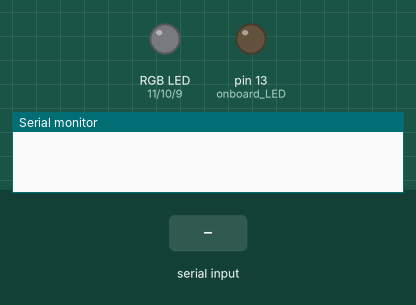
Bench run of a sketch on a simulated Arduino Uno, built with avr-gcc and run on an emulated ATmega328P. Shown: an RGB LED mixed from three pins (HIGH = lit), output pins drawn as LEDs (lit = HIGH), the last lines printed to the serial monitor. The test bench sets the inputs (shaded band). Dim RGB values are drawn brighter than linear.

Above: at 1.2 s.
1.3 s: "1" received over Serial
At 3.5 s:
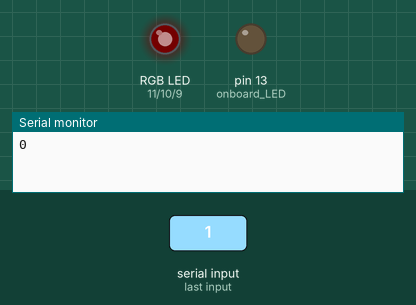
3.8 s: "1" received over the second serial link
At 5.3 s:
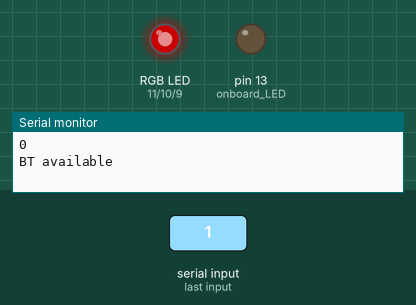
6.2 s: "90,45\n" received over Serial
At 8.4 s:
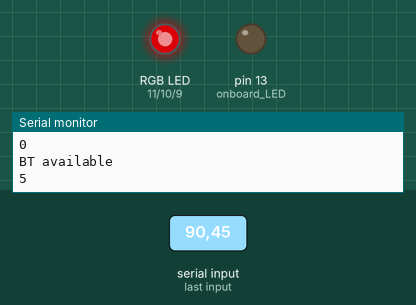
8.7 s: "30,150\n" received over the second serial link
At 10.3 s:
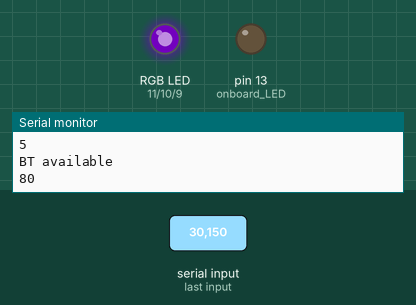
11.2 s: "90\n" received over Serial
At 13.4 s:
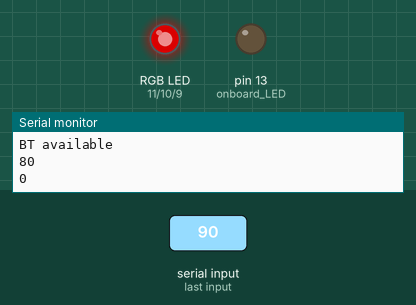
13.7 s: "30,150\n" received over Serial
At 15.5 s:
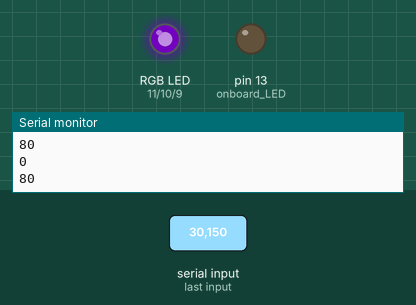
Timing chart, 0 to 17.0 s (numbered marks = the images above; inputs shaded):
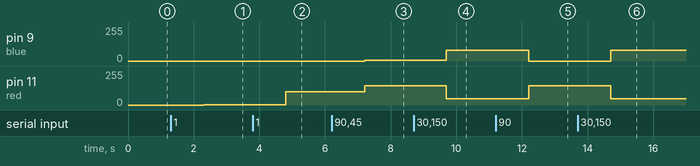

Measured:
- after the input at 1.3 s, pin 11 (red): 0/255 → 1/255 after 1.0 s
- after the input at 3.8 s, pin 11 (red): 1/255 → 100/255 after 1.0 s
- after the input at 6.2 s, pin 9 (blue): 0/255 → 5/255 after 1.0 s; pin 11 (red): 100/255 → 144/255 after 1.0 s
- after the input at 8.7 s, pin 9 (blue): 5/255 → 80/255 after 1.0 s; pin 11 (red): 144/255 → 48/255 after 1.0 s
- after the input at 11.2 s, pin 9 (blue): 80/255 → 0/255 after 1.0 s; pin 11 (red): 48/255 → 144/255 after 1.0 s
- after the input at 13.7 s, pin 9 (blue): 0/255 → 80/255 after 1.0 s; pin 11 (red): 144/255 → 48/255 after 1.0 s

The sketch:

color_picker.ino
```cpp
#include <SoftwareSerial.h>

// Ports for RGB LED
int red = 11;
int green = 10;
int blue = 9;

// String to store color
String color = "";

SoftwareSerial BT (3, 4); // RX, TX

void setup()
{
	pinMode(13, OUTPUT); // onboard LED
    Serial.begin(9600); // Serial monitor
    BT.begin(9600); // Bluetooth
}

void loop()
{
    // Blink onboard LED
    if(Serial.available()){
        color = Serial.readString();
        processColor(color);
    }

    // Check if BT is available
    if(BT.available()){
        Serial.println("BT available");
        color = strip(BT.readString()); // Read color from BT
        if(color.length() == 1){ // Check if color is a single digit
            if(color == "1"){ // Check if color is 1
                analogWrite(red, 100); // Set red to 100
            }else if(color == "0"){ // Check if color is 0
                analogWrite(red, 0); // Set red to 0
            }
        }else{ // If color is not a single digit
            processColor(color);
        }
    }
}

// Function to convert hex to decimal
int hexToDec(String hexString){
    int decValue = strtol(hexString.c_str(), NULL, 16);
    return decValue;
}

// Function to create color
void createColor(int r, int g, int b){
    Serial.println(b);
    analogWrite(red, r);
    analogWrite(green, g);
    analogWrite(blue, b);
}

// Function to process color
void processColor(String color){
    int r = hexToDec(color.substring(0, 2));
    int g = hexToDec(color.substring(2, 4));
    int b = hexToDec(color.substring(4, 6));
    createColor(r, g, b);
}

// Function to strip non-ASCII characters
String strip(String str) {
    String newStr = "";
    for (int i = 0; i < str.length(); i++) {
        char c = str.charAt(i);
        if (c >= 32 && c <= 126) {
            newStr += c;
        }
    }
    return newStr;
}
```
